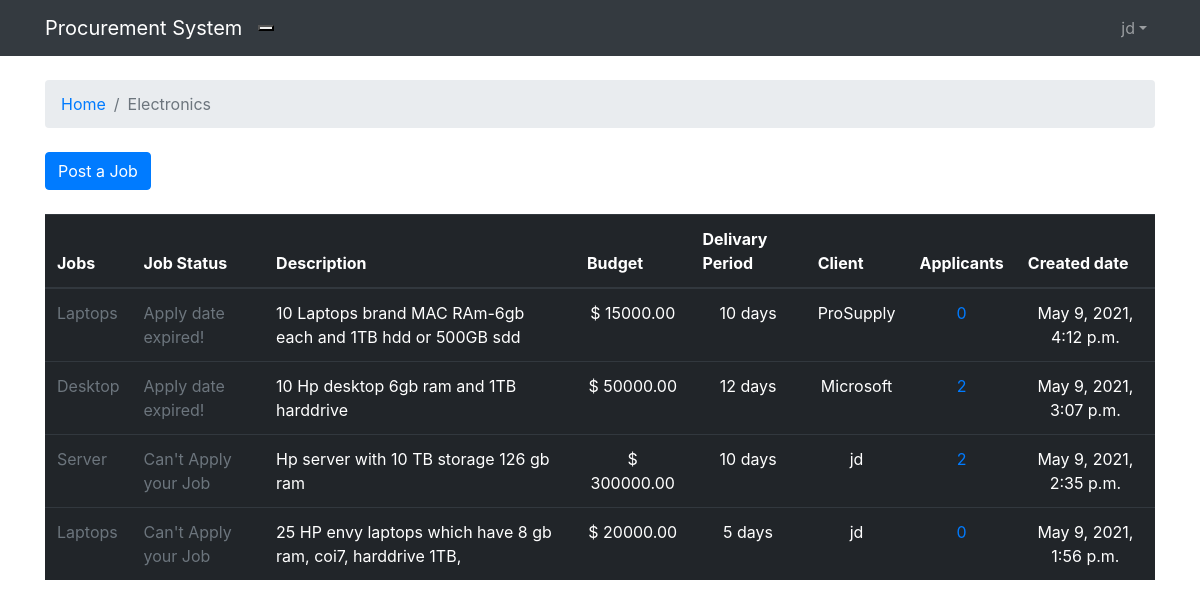
The page /Jobs/1/ (signed in) on the database as committed earlier.
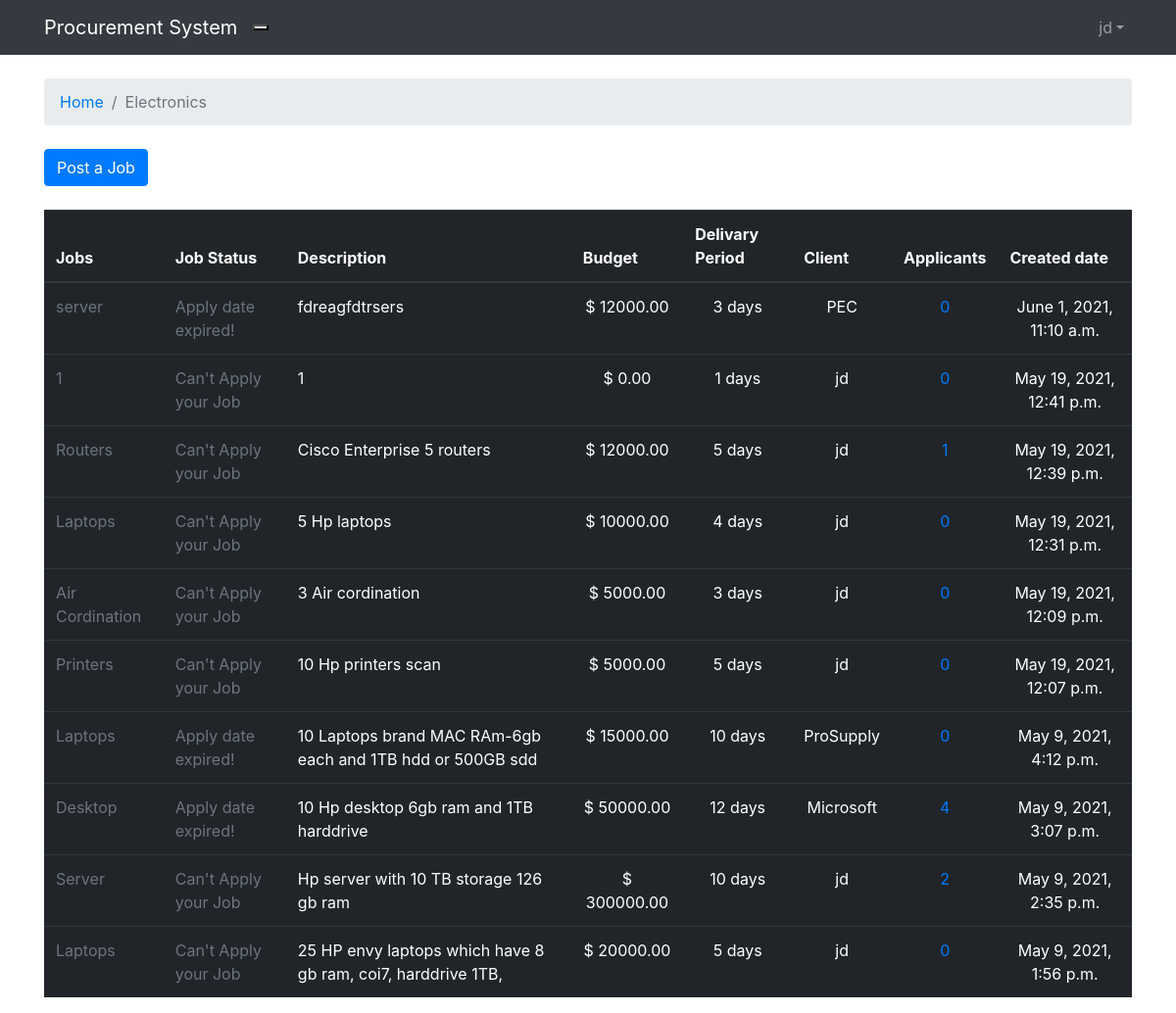
The same page on the database as committed later.
### system/models.py (models this page shows, shortened)
class Product(models.Model):
    name = models.CharField(max_length=50, unique=True)
    description = models.CharField(max_length=250)

class Jobs(models.Model):
    Request_For_Quotation = models.CharField(max_length=150)
    product = models.CharField(max_length=50)
    description = models.CharField(max_length=200)
    budget = models.DecimalField(decimal_places=2, max_digits=65)
    client = models.ForeignKey(User, on_delete=models.CASCADE, related_name='jobs')
    group = models.ForeignKey(Product, on_delete=models.CASCADE, related_name='jobs')
    period = models.PositiveIntegerField(default='Days')
    last_update = models.DateTimeField(auto_now_add=True)
    applicants = models.PositiveIntegerField(default=0)
    def get_date_diff(self):
        date = self.last_update
        now = datetime.now(timezone.utc) #get current date in your time zone
        difference = now - date
        '''
        Compare created date with 31 days
        '''
        if (difference <= timedelta(days=31)):
            result = True
        else:
            result = False
        return result

### system/views.py (the view)
# urls.py: path('Jobs/<int:pk>/', views.Jobs_view, name='product_jobs'),
@login_required
def Jobs_view(request, pk):
    job = get_object_or_404(Product, pk=pk)
    jobs = job.jobs.order_by('-last_update').annotate(replies=Count('supplier')) #count suppliers who applied
    close_date = timedelta(days=30)
    return render(request, 'jobs.html', {"job":job, "supply":jobs, "date":close_date})

### templates/jobs.html (shortened to what this page needs)
{% extends 'base.html' %}
{% block breadcrumb %}
  <li class="breadcrumb-item"><a href="{% url 'home' %}">Home</a>
  <li class="breadcrumb-item active">{{ job.name }}</li>
{% endblock %}
{% block content %}
  <div class="mb-4">
    <a href="{% url 'new_job' job.pk %}" class="btn btn-primary">Post a Job</a>
  </div>
  <table class="table table-dark table-hover">
    <thead>
        <tr>
            <th>Jobs</th>
            <th>Job Status</th>
            <th>Description</th>
            <th>Budget</th>
            <th>Delivary Period</th>
            <th>Client</th>
            <th>Applicants</th>
            <th>Created date</th>
        </tr>
    </thead>
    <tbody>
        {% for pro in supply %}
            <tr>
                {% with prod=pro.get_date_diff %}
                  {% if prod == True %}
                    {% if user == pro.client %}
                       <div class="text-center">
                         <td class="text-muted">{{ pro.product }}</td>
                         <td class="text-muted">Can't Apply your Job</td>
                       </div>
                    {% else %}
                      <div class="container">
                          <td><a href="{% url 'apply_job' job.pk pro.pk %}" title="Click to Apply" data-toggle="popover" data-trigger="hover">{{ pro.product }}</a></td>
                          <td class="text-muted">Job Open</td>
                      </div>
                    {% endif %}
                  {% else %}
                    <td class="text-muted">{{ pro.product }}</td>
                    {% if user == pro.client %}
                      <td class="text-muted">Can't Apply your Job</td>
                    {% else %}
                      <td class="text-muted">Apply date expired!</td>
                    {% endif %}
                  {% endif %}
                {% endwith %}
                <td>{{ pro.description }}</td>
                <td class="text-center">$ {{ pro.budget }}</td>
                <td class="text-center">{{ pro.period }} days</td>
                <td class="text-center">{{ pro.client }}</td>
                <td class="text-center"><a href="{% url 'decision' job.pk pro.pk %}" title="View Applicants" data-toggle="popover" data-trigger="hover">{{ pro.replies }}</a></td>
                <td class="text-center">{{ pro.last_update }}</td>
            </tr>
        {% endfor %}
    </tbody>
  </table>
{% endblock %}

### templates/base.html (shortened to what this page needs)
{% load static %}<!DOCTYPE html>
<!DOCTYPE html>
<html>
<head>
	<link rel="stylesheet"  href="{% static 'css/bootstrap.min.css' %}">
	<link rel="stylesheet"  href="{% static 'css/app.css' %}">
</head>
<body>
	{% block body %}
	<nav class="navbar navbar-expand-lg navbar-dark bg-dark">
		<div class="container">
			<a class="navbar-brand cus" href="{% url 'home' %}">Procurement System</a>
			<button class="navbar-toggle" type="button" data-toggle="collapse" data-target="#mainMenu" aria-controls="mainMenu" aria-expanded="false" aria-label="Toggle-navigation">
			</button>
			<div class="collapse navbar-collapse" id="mainMenu">
				{% if user.is_authenticated %}
				<ul class="navbar-nav ml-auto">
					<li class="nav-item dropdown">
						<a class= "nav-link dropdown-toggle" href="#" id="userMenu" data-toggle="dropdown" aria-haspopup="true" aria-expanded="false">{{ user.username }}</a>
					</li>
				</ul>
				{% else %}
				<form class="form-inline ml-auto">
					<a href="{% url 'login' %}" class="btn btn-outline-secondary">Log in</a>
					<a href="{% url 'signup' %}" class="btn btn-outline-secondary">Sign up</a>
				</form>
				{% endif %}
			</div>
		</div>
	</nav>
	<div class="container">
		<ol class="breadcrumb my-4">
			{% block breadcrumb %}
			{% endblock %}
		</ol>
		{% block content %}
		{% endblock %}
	</div>
	{% endblock %}
</body>
</html>

Rows that differ between the two databases and show on the page:
added Jobs: product "server", shows "Apply date expired!", description "fdreagfdtrsers", budget "12000.00", period "3", client "PEC", replies "0", last_update "June 1, 2021, 11:10 a.m."
added Jobs: product "1", shows "Can't Apply your Job", description "1", budget "0.00", period "1", client "jd", replies "0", last_update "May 19, 2021, 12:41 p.m."
added Jobs: product "Routers", shows "Can't Apply your Job", description "Cisco Enterprise 5 routers", budget "12000.00", period "5", client "jd", replies "1", last_update "May 19, 2021, 12:39 p.m."
added Jobs: product "Laptops", shows "Can't Apply your Job", description "5 Hp laptops", budget "10000.00", period "4", client "jd", replies "0", last_update "May 19, 2021, 12:31 p.m."
added Jobs: product "Air Cordination", shows "Can't Apply your Job", description "3 Air cordination", budget "5000.00", period "3", client "jd", replies "0", last_update "May 19, 2021, 12:09 p.m."
added Jobs: product "Printers", shows "Can't Apply your Job", description "10 Hp printers scan", budget "5000.00", period "5", client "jd", replies "0", last_update "May 19, 2021, 12:07 p.m."
computed for Jobs "Desktop": replies "2" → "4"
